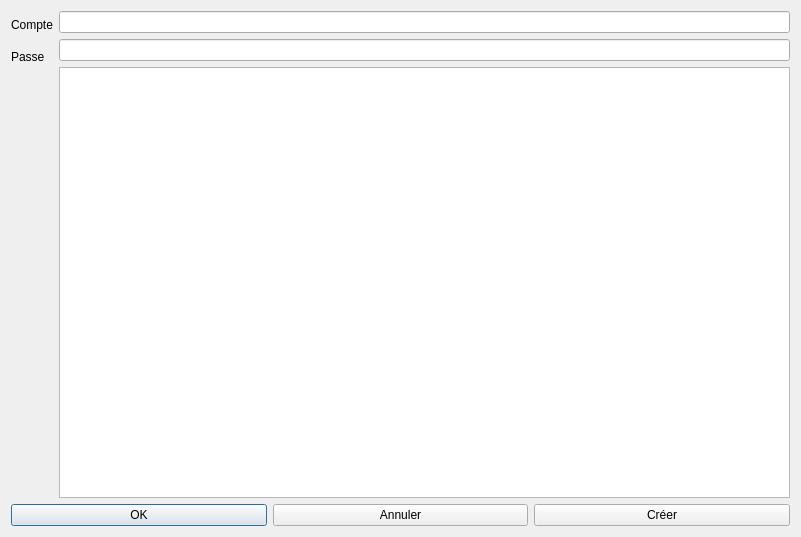
<?xml version="1.0" encoding="UTF-8"?>
<ui version="4.0">
 <class>Login</class>
 <widget class="QDialog" name="Login">
  <property name="geometry">
   <rect>
    <x>0</x>
    <y>0</y>
    <width>801</width>
    <height>537</height>
   </rect>
  </property>
  <property name="windowTitle">
   <string>Dialog</string>
  </property>
  <layout class="QVBoxLayout" name="verticalLayout_4">
   <item>
    <layout class="QVBoxLayout" name="verticalLayout_3">
     <item>
      <layout class="QFormLayout" name="formLayout">
       <item row="0" column="0">
        <layout class="QVBoxLayout" name="verticalLayout">
         <item>
          <widget class="QLabel" name="label_2">
           <property name="text">
            <string>Compte</string>
           </property>
          </widget>
         </item>
         <item>
          <widget class="QLabel" name="label">
           <property name="text">
            <string>Passe</string>
           </property>
          </widget>
         </item>
        </layout>
       </item>
       <item row="0" column="1">
        <layout class="QVBoxLayout" name="verticalLayout_2">
         <item>
          <widget class="QLineEdit" name="compteText"/>
         </item>
         <item>
          <widget class="QLineEdit" name="passText"/>
         </item>
         <item>
          <widget class="QTextEdit" name="textEdit"/>
         </item>
        </layout>
       </item>
      </layout>
     </item>
     <item>
      <layout class="QHBoxLayout" name="horizontalLayout">
       <item>
        <widget class="QPushButton" name="okButton">
         <property name="text">
          <string>OK</string>
         </property>
        </widget>
       </item>
       <item>
        <widget class="QPushButton" name="cancelButton">
         <property name="text">
          <string>Annuler</string>
         </property>
        </widget>
       </item>
       <item>
        <widget class="QPushButton" name="createButton">
         <property name="text">
          <string>Créer</string>
         </property>
        </widget>
       </item>
      </layout>
     </item>
    </layout>
   </item>
  </layout>
 </widget>
 <resources/>
 <connections/>
</ui>
